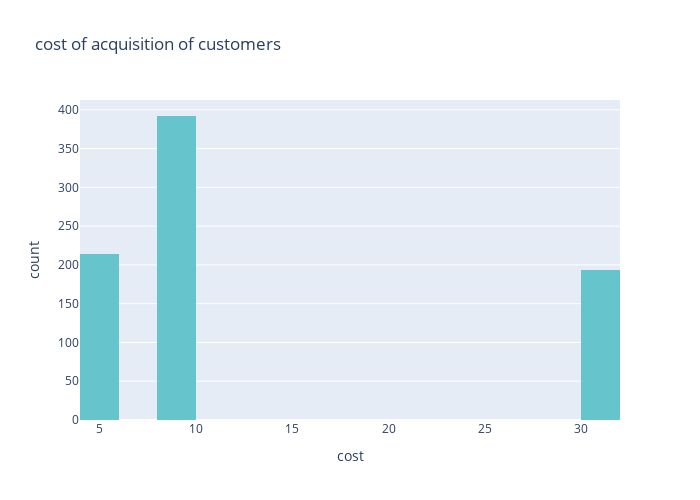

This figure's notebook cell:
### Markdown cell above
# #Obj 1 :  Make a visualization for the distribution of Customer Acquistion Cost

### Code cell
fig_hist= px.histogram(df, 
                       x='cost',  
                       nbins=25, 
                       title= 'cost of acquisition of customers',
                       color_discrete_sequence= px.colors.qualitative.Pastel
                      )

fig_hist.update_layout(width=700, height=500)
fig_hist.show()

### Figure 1 — Plotly figure (JSON) as saved in the notebook; plotly's stock layout.template omitted (floating-point values rounded to 4 significant figures; data arrays with more than 128 entries replaced by an {"elided": "..."} marker saying what was removed)
{"data": [{"alignmentgroup": "True", "bingroup": "x", "hovertemplate": "cost=%{x}<br>count=%{y}<extra></extra>", "legendgroup": "", "marker": {"color": "rgb(102, 197, 204)", "pattern": {"shape": ""}}, "name": "", "nbinsx": 25, "offsetgroup": "", "orientation": "v", "showlegend": false, "type": "histogram", "x": {"elided": "800 float values"}, "xaxis": "x", "yaxis": "y"}], "layout": {"barmode": "relative", "height": 500, "legend": {"tracegroupgap": 0}, "title": {"text": "cost of acquisition of customers"}, "width": 700, "xaxis": {"anchor": "y", "autorange": true, "domain": [0, 1], "range": [4, 32], "title": {"text": "cost"}, "type": "linear"}, "yaxis": {"anchor": "x", "autorange": true, "domain": [0, 1], "range": [0, 412.6], "title": {"text": "count"}}}}
